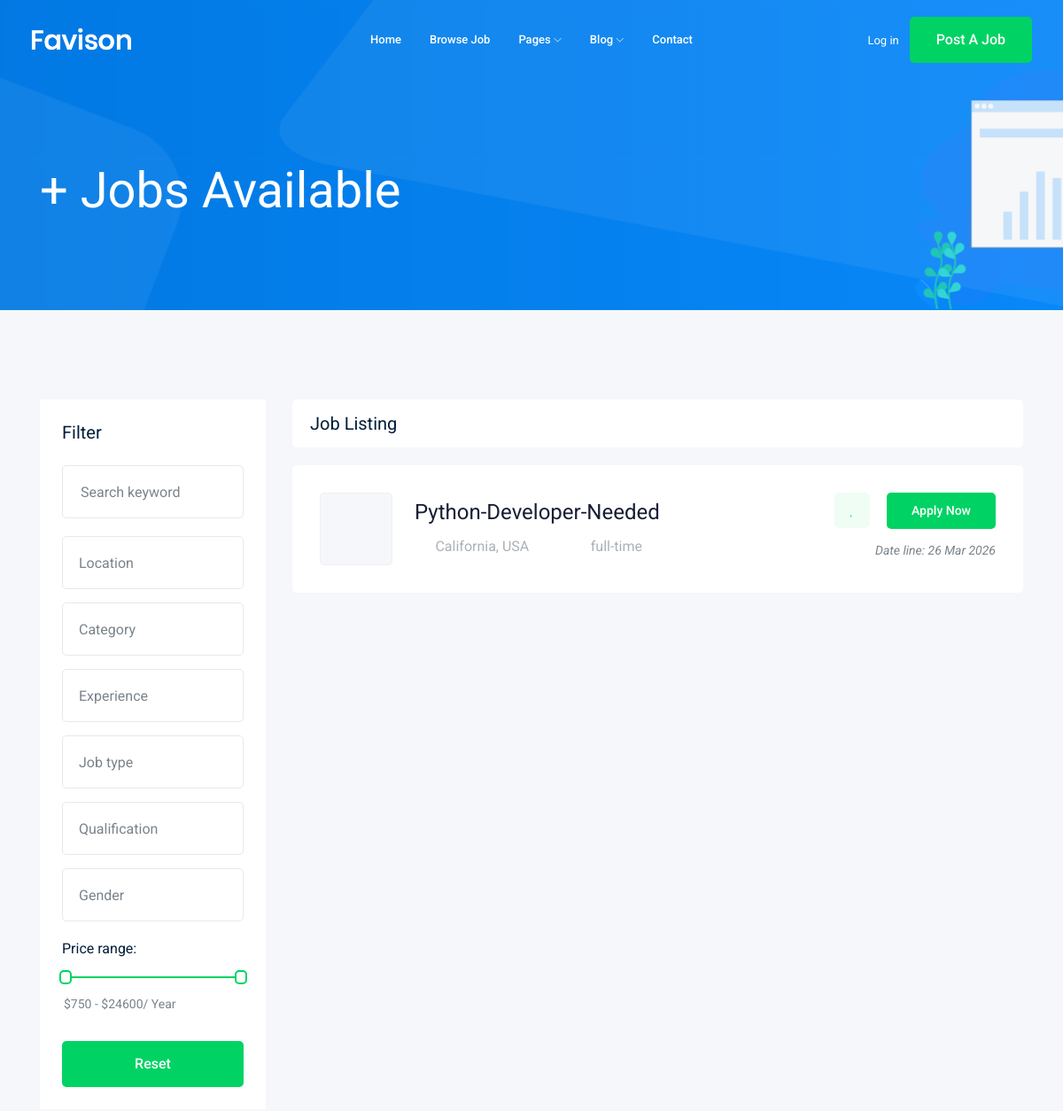
The page /job/ (upper part) on the database as committed earlier.
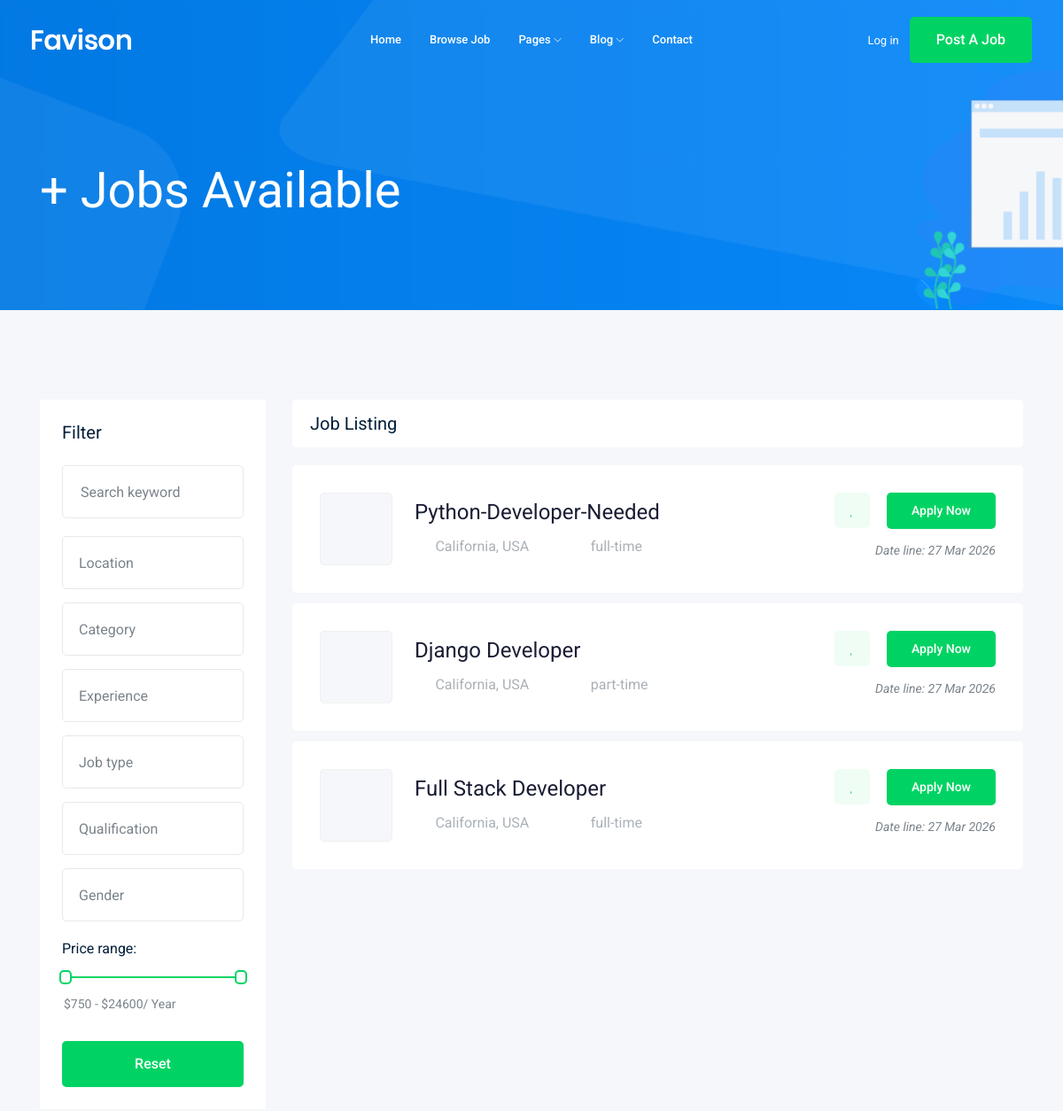
The same page on the database as committed later.
### job/models.py (models this page shows, shortened)
class Job(models.Model): #table
    owner = models.ForeignKey('auth.User', related_name='job_owner', on_delete=models.CASCADE)
    title = models.CharField(max_length=100) #column
    description = models.TextField()
    job_type = models.CharField(max_length=15, choices=JOB_TYPE, default='full-time')
    salary = models.IntegerField(default=0)
    experience = models.IntegerField(default=1)
    published_at = models.DateTimeField(auto_now=True)
    vacancy = models.IntegerField(default=1)
    category = models.ForeignKey('Category', on_delete=models.CASCADE, null=True)
    image = models.ImageField(upload_to=image_upload, null=True , blank=True)
    slug = models.SlugField(null=True, blank=True)

### job/views.py (the view)
# urls.py: path('', views.job_list, name= 'job_list'),
def job_list(request):
    job_list = Job.objects.all()
    paginator = Paginator(job_list, 3)
    page_number = request.GET.get('page')
    job_list = paginator.get_page(page_number)
    context={'job_list': job_list}
    return render(request, 'job/job_list.html', context)

### job/templates/job/job_list.html (shortened to what this page needs)
{% extends 'base.html' %}
    {% block body %}
    <div class="bradcam_area bradcam_bg_1">
        <div class="container">
            <div class="row">
                <div class="col-xl-12">
                    <div class="bradcam_text">
                        <h3>{{job_list.count}}+ Jobs Available</h3>
                    </div>
                </div>
            </div>
        </div>
    </div>
    <div class="job_listing_area plus_padding">
        <div class="container">
            <div class="row">
                <div class="col-lg-3">
                    <div class="job_filter white-bg">
                        <div class="form_inner white-bg">
                            <h3>Filter</h3>
                            <form action="#">
                                <div class="row">
                                    <div class="col-lg-12">
                                        <div class="single_field">
                                            <input type="text" placeholder="Search keyword">
                                        </div>
                                    </div>
                                    <div class="col-lg-12">
                                    </div>
                                    <div class="col-lg-12">
                                    </div>
                                    <div class="col-lg-12">
                                    </div>
                                    <div class="col-lg-12">
                                    </div>
                                    <div class="col-lg-12">
                                    </div>
                                    <div class="col-lg-12">
                                    </div>
                                </div>
                            </form>
                        </div>
                        <div class="range_wrap">
                            <label for="amount">Price range:</label>
                            <div id="slider-range"></div>
                            <p>
                                <input type="text" id="amount" readonly style="border:0; color:#7A838B; font-size: 14px; font-weight:400;">
                            </p>
                        </div>
                        <div class="reset_btn">
                            <button  class="boxed-btn3 w-100" type="submit">Reset</button>
                        </div>
                    </div>
                </div>
                <div class="col-lg-9">
                    <div class="recent_joblist_wrap">
                        <div class="recent_joblist white-bg ">
                            <div class="row align-items-center">
                                <div class="col-md-6">
                                    <h4>Job Listing</h4>
                                </div>
                                <div class="col-md-6">
                                </div>
                            </div>
                        </div>
                    </div>
                    <div class="job_lists m-0">
                        <div class="row">
                            {% for job in job_list %}
                            <div class="col-lg-12 col-md-12">
                                <div class="single_jobs white-bg d-flex justify-content-between">
                                    <div class="jobs_left d-flex align-items-center">
                                        <div class="thumb">
                                        </div>
                                        <div class="jobs_conetent">
                                            <a href="{% url 'job:job_detail' job.slug %}"><h4>{{ job.title }}</h4></a>
                                            <div class="links_locat d-flex align-items-center">
                                                <div class="location">
                                                    <p> <i class="fa fa-map-marker"></i> California, USA</p>
                                                </div>
                                                <div class="location">
                                                    <p> <i class="fa fa-clock-o"></i>{{ job.job_type }}</p>
                                                </div>
                                            </div>
                                        </div>
                                    </div>
                                    <div class="jobs_right">
                                        <div class="apply_now">
                                            <a class="heart_mark" href="#"> <i class="fa fa-heart"></i> </a>
                                            <a href="{% url 'job:job_detail' job.slug %}" class="boxed-btn3">Apply Now</a>
                                        </div>
                                        <div class="date">
                                            <p>Date line: {{job.published_at|date:'d M o'}}</p>
                                        </div>
                                    </div>
                                </div>
                            </div>
                            {% endfor %}
                        </div>
                    </div>
                </div>
            </div>
        </div>
    </div>
    {% endblock body %}

### templates/base.html (shortened to what this page needs)
{% load static %}
<!doctype html>
<html class="no-js" lang="zxx">
<head>
    <link rel="stylesheet" href="{% static 'css/bootstrap.min.css' %}">
    <link rel="stylesheet" href="{% static 'css/owl.carousel.min.css' %}">
    <link rel="stylesheet" href="{% static 'css/magnific-popup.css' %}">
    <link rel="stylesheet" href="{% static 'css/font-awesome.min.css' %}">
    <link rel="stylesheet" href="{% static 'css/themify-icons.css' %}">
    <link rel="stylesheet" href="{% static 'css/nice-select.css' %}">
    <link rel="stylesheet" href="{% static 'css/flaticon.css' %}">
    <link rel="stylesheet" href="{% static 'css/jquery-ui.css' %}">
    <link rel="stylesheet" href="{% static 'css/gijgo.css' %}">
    <link rel="stylesheet" href="{% static 'css/animate.min.css' %}">
    <link rel="stylesheet" href="{% static 'css/slicknav.css' %}">
    <link rel="stylesheet" href="{% static 'css/style.css' %}">
</head>
<body>
    <header>
        <div class="header-area ">
            <div id="sticky-header" class="main-header-area">
                <div class="container-fluid ">
                    <div class="header_bottom_border">
                        <div class="row align-items-center">
                            <div class="col-xl-3 col-lg-2">
                                <div class="logo">
                                    <a href="index.html">
                                        <img src="img/logo.png" alt="">
                                    </a>
                                </div>
                            </div>
                            <div class="col-xl-6 col-lg-7">
                                <div class="main-menu  d-none d-lg-block">
                                    <nav>
                                        <ul id="navigation">
                                            <li><a href="index.html">home</a></li>
                                            <li><a href="jobs.html">Browse Job</a></li>
                                            <li><a href="#">pages <i class="ti-angle-down"></i></a>
                                            </li>
                                            <li><a href="#">blog <i class="ti-angle-down"></i></a>
                                            </li>
                                            <li><a href="contact.html">Contact</a></li>
                                        </ul>
                                    </nav>
                                </div>
                            </div>
                            <div class="col-xl-3 col-lg-3 d-none d-lg-block">
                                <div class="Appointment">
                                    <div class="phone_num d-none d-xl-block">
                                        <a href="#">Log in</a>
                                    </div>
                                    <div class="d-none d-lg-block">
                                        <a class="boxed-btn3" href="{% url 'job:add_job' %}">Post a Job</a>
                                    </div>
                                </div>
                            </div>
                            <div class="col-12">
                            </div>
                        </div>
                    </div>
                </div>
            </div>
        </div>
    </header>
    {% block body %}
    {% endblock body %}
</body>
</html>

Rows that differ between the two databases and show on the page:
changed Job "Python-Developer-Needed": published_at "26 Mar 2026" → "27 Mar 2026"
added Job: title "Django Developer", job_type "part-time", published_at "27 Mar 2026"
added Job: title "Full Stack Developer", job_type "full-time", published_at "27 Mar 2026"
